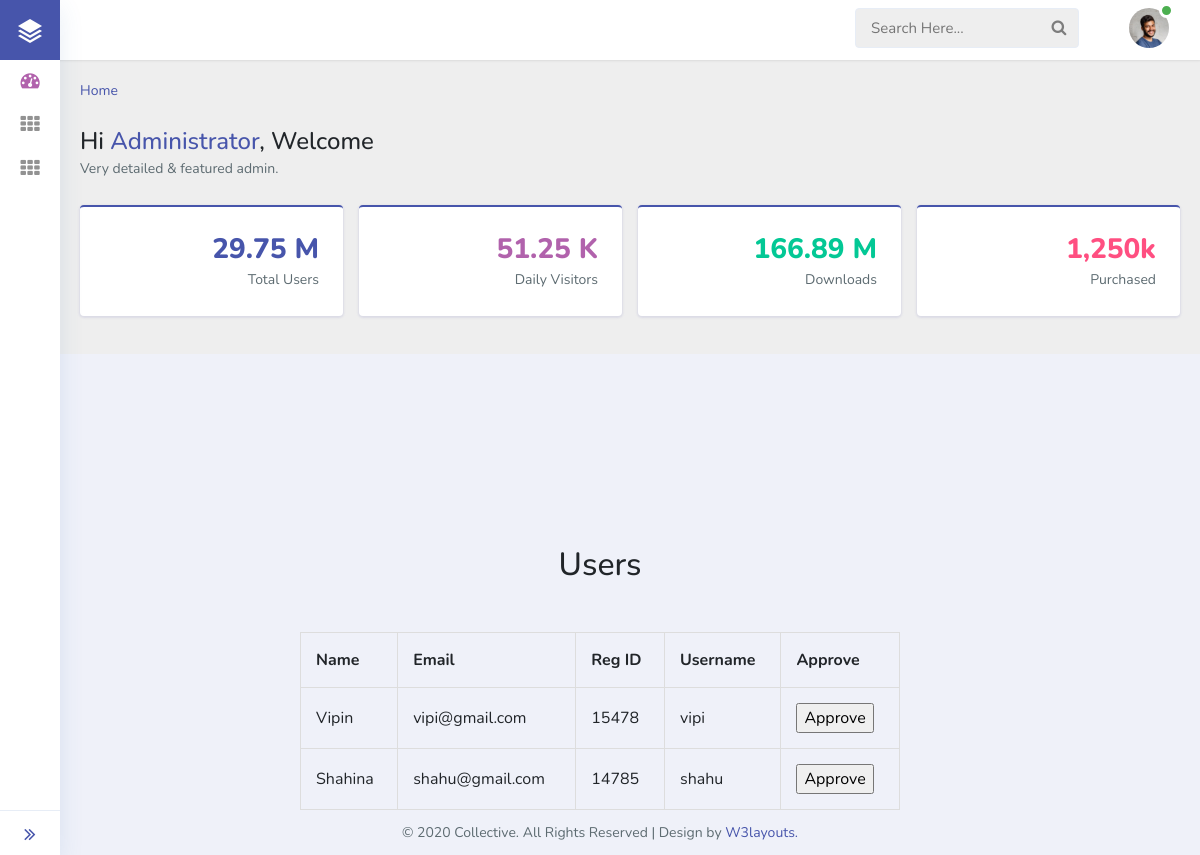
The app's page /userApprove with its own data.
### App/models.py (models this page shows)
class register(models.Model):
     name=models.CharField(max_length=200,default="vis")
     utype=models.CharField(max_length=200,default="HOD")
     email=models.CharField(max_length=200,default="vis@gmail.com")
     uid=models.CharField(max_length=200,default="12345")
     dep=models.CharField(max_length=200,default="MCA")
     mob=models.CharField(max_length=200,default="9874563210")
     username=models.CharField(max_length=200,unique=True,default="vis")
     password=models.CharField(max_length=200,default="vis")
     status=models.IntegerField(default=0)

### App/views.py (the view)
# urls.py: url(r'^userApprove',userApprove,name="userApprove"),
def userApprove(request):
    ob=register.objects.raw("select * from App_register where status=0 order by id desc limit 10;")
    return render(request,'admin_user_approval.html',{"data":ob})

### App/templates/admin_user_approval.html (shortened to what this page needs)
{% load staticfiles %}
<!doctype html>
<html lang="en">
<head>
  <link rel="stylesheet" href="{% static 'assets/css/style-starter.css' %}">
</head>
<body class="sidebar-menu-collapsed">
<section>
  <div class="sidebar-menu sticky-sidebar-menu">
    <div class="logo-icon text-center">
      <a href="index.html" title="logo"><img src="{% static 'assets/images/logo.png' %}" alt="logo-icon"> </a>
    </div>
    <div class="sidebar-menu-inner">
      <ul class="nav nav-pills nav-stacked custom-nav">
        <li class="active"><a href="{% url 'adminhome' %}"><i class="fa fa-tachometer"></i><span> Home</span></a>
        </li>
        <li class="menu-list">
          <a href="#"><i class="fa fa-th"></i>
            <span>User Approvals </span></a>
        </li>
		<li class="menu-list">
          <a href="#"><i class="fa fa-th"></i>
            <span>Predictions </span></a>
        </li>
      </ul>
      <a class="toggle-btn">
        <i class="fa fa-angle-double-right menu-collapsed__right"></i>
      </a>
    </div>
  </div>
  <div class="header sticky-header">
    <div class="menu-right">
      <div class="navbar user-panel-top">
        <div class="search-box">
          <form action="#search-results.html" method="get">
            <input class="search-input" placeholder="Search Here..." type="search" id="search">
            <button class="search-submit" value=""><span class="fa fa-search"></span></button>
          </form>
        </div>
        <div class="user-dropdown-details d-flex">
          <div class="profile_details">
            <ul>
              <li class="dropdown profile_details_drop">
                <a href="#" class="dropdown-toggle" data-toggle="dropdown" id="dropdownMenu3" aria-haspopup="true"
                  aria-expanded="false">
                  <div class="profile_img">
                    <img src="{% static 'assets/images/profileimg.jpg' %}" class="rounded-circle" alt="" />
                    <div class="user-active">
                      <span></span>
                    </div>
                  </div>
                </a>
              </li>
            </ul>
          </div>
        </div>
      </div>
    </div>
  </div>
<div class="main-content">
  <div class="container-fluid content-top-gap">
    <nav aria-label="breadcrumb">
      <ol class="breadcrumb my-breadcrumb">
        <li class="breadcrumb-item"><a href="index.html">Home</a></li>
      </ol>
    </nav>
    <div class="welcome-msg pt-3 pb-4">
      <h1>Hi <span class="text-primary">Administrator</span>, Welcome </h1>
      <p>Very detailed & featured admin.</p>
    </div>
    <div class="statistics">
      <div class="row">
        <div class="col-xl-6 pr-xl-2">
          <div class="row">
            <div class="col-sm-6 pr-sm-2 statistics-grid">
              <div class="card card_border border-primary-top p-4">
                <i class="lnr lnr-users"> </i>
                <h3 class="text-primary number">29.75 M</h3>
                <p class="stat-text">Total Users</p>
              </div>
            </div>
            <div class="col-sm-6 pl-sm-2 statistics-grid">
              <div class="card card_border border-primary-top p-4">
                <i class="lnr lnr-eye"> </i>
                <h3 class="text-secondary number">51.25 K</h3>
                <p class="stat-text">Daily Visitors</p>
              </div>
            </div>
          </div>
        </div>
        <div class="col-xl-6 pl-xl-2">
          <div class="row">
            <div class="col-sm-6 pr-sm-2 statistics-grid">
              <div class="card card_border border-primary-top p-4">
                <i class="lnr lnr-cloud-download"> </i>
                <h3 class="text-success number">166.89 M</h3>
                <p class="stat-text">Downloads</p>
              </div>
            </div>
            <div class="col-sm-6 pl-sm-2 statistics-grid">
              <div class="card card_border border-primary-top p-4">
                <i class="lnr lnr-cart"> </i>
                <h3 class="text-danger number">1,250k</h3>
                <p class="stat-text">Purchased</p>
              </div>
            </div>
          </div>
        </div>
      </div>
    </div>
  </div>
</div>
<br><br><br><br><br><br><br><br>
</section>
<section>
<center>
		<table id="tb2">
<h2>Users</h2>
<br><br>
<thead>
    <tr>
<th>Name</th><th>Email</th><th>Reg ID</th><th>Username</th><th>Approve</th>
    </tr>
    </thead>
<tbody>
    {% for i in data %}
        <tr>
		<form action="{% url  'approve' %}" method="post" class="signin-form">{% csrf_token %}
        <td class="id">
            {{ i.name }}
        </td>
        <td>
            {{ i.email }}
        </td>
        <td>
            {{ i.uid }}
        </td>
		<td>
			{{ i.username }}
        </td>
        <td>
            <input type="submit" value="Approve">
        </td>
        </tr>
    {% endfor %}
</tbody>
</table>
		</center>
</section>
<footer class="dashboard">
  <p>&copy 2020 Collective. All Rights Reserved | Design by <a href="https://w3layouts.com/" target="_blank"
      class="text-primary">W3layouts.</a></p>
</footer>
</body>
</html>

### App/templates/admin_user_approval.html (style rules this page uses)
table, td, th { border: 1px solid #ddd; text-align: left; }
table { border-collapse: collapse; width: 50%; }
th, td { padding: 15px; }

### records on screen
register: name "Vipin", email "vipi@gmail.com", uid "15478", username "vipi"
register: name "Shahina", email "shahu@gmail.com", uid "14785", username "shahu"
